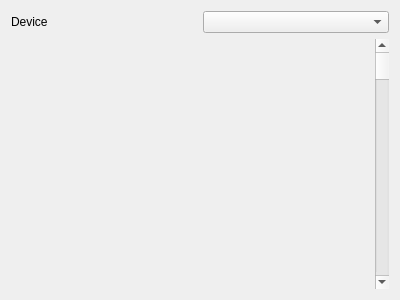
<?xml version="1.0" encoding="UTF-8"?>
<ui version="4.0">
 <class>DeviceWidgetForm</class>
 <widget class="QWidget" name="DeviceWidgetForm">
  <property name="geometry">
   <rect>
    <x>0</x>
    <y>0</y>
    <width>400</width>
    <height>300</height>
   </rect>
  </property>
  <property name="sizePolicy">
   <sizepolicy hsizetype="Preferred" vsizetype="Expanding">
    <horstretch>0</horstretch>
    <verstretch>1</verstretch>
   </sizepolicy>
  </property>
  <property name="windowTitle">
   <string>Form</string>
  </property>
  <layout class="QGridLayout" name="gridLayout">
   <item row="0" column="0">
    <widget class="QLabel" name="label">
     <property name="text">
      <string>Device</string>
     </property>
    </widget>
   </item>
   <item row="0" column="1">
    <widget class="QComboBox" name="deviceSelectionComboBox"/>
   </item>
   <item row="1" column="0" colspan="2">
    <layout class="QHBoxLayout" name="scrollAreaLayout">
     <property name="spacing">
      <number>6</number>
     </property>
     <property name="leftMargin">
      <number>20</number>
     </property>
     <item>
      <widget class="QScrollArea" name="deviceScrollArea">
       <property name="sizePolicy">
        <sizepolicy hsizetype="Expanding" vsizetype="Expanding">
         <horstretch>0</horstretch>
         <verstretch>1</verstretch>
        </sizepolicy>
       </property>
       <property name="frameShape">
        <enum>QFrame::Shape::NoFrame</enum>
       </property>
       <property name="horizontalScrollBarPolicy">
        <enum>Qt::ScrollBarPolicy::ScrollBarAlwaysOff</enum>
       </property>
       <property name="verticalScrollBarPolicy">
        <enum>Qt::ScrollBarPolicy::ScrollBarAlwaysOff</enum>
       </property>
       <property name="widgetResizable">
        <bool>true</bool>
       </property>
       <widget class="QWidget" name="deviceScrollAreaContents">
        <property name="geometry">
         <rect>
          <x>0</x>
          <y>0</y>
          <width>100</width>
          <height>30</height>
         </rect>
        </property>
        <layout class="QHBoxLayout" name="deviceScrollAreaLayout">
         <property name="leftMargin">
          <number>0</number>
         </property>
         <property name="topMargin">
          <number>0</number>
         </property>
         <property name="rightMargin">
          <number>0</number>
         </property>
         <property name="bottomMargin">
          <number>0</number>
         </property>
         <item>
          <spacer name="horizontalSpacerLeft">
           <property name="orientation">
            <enum>Qt::Horizontal</enum>
           </property>
           <property name="sizeHint" stdset="0">
            <size>
             <width>0</width>
             <height>0</height>
            </size>
           </property>
          </spacer>
         </item>
         <item>
          <widget class="QStackedWidget" name="deviceStackedWidget">
           <property name="currentIndex">
            <number>-1</number>
           </property>
          </widget>
         </item>
         <item>
          <spacer name="horizontalSpacerRight">
           <property name="orientation">
            <enum>Qt::Horizontal</enum>
           </property>
           <property name="sizeHint" stdset="0">
            <size>
             <width>0</width>
             <height>0</height>
            </size>
           </property>
          </spacer>
         </item>
        </layout>
       </widget>
      </widget>
     </item>
     <item>
      <widget class="QScrollBar" name="deviceScrollBar">
       <property name="orientation">
        <enum>Qt::Orientation::Vertical</enum>
       </property>
      </widget>
     </item>
    </layout>
   </item>
  </layout>
 </widget>
 <resources/>
 <connections/>
</ui>
